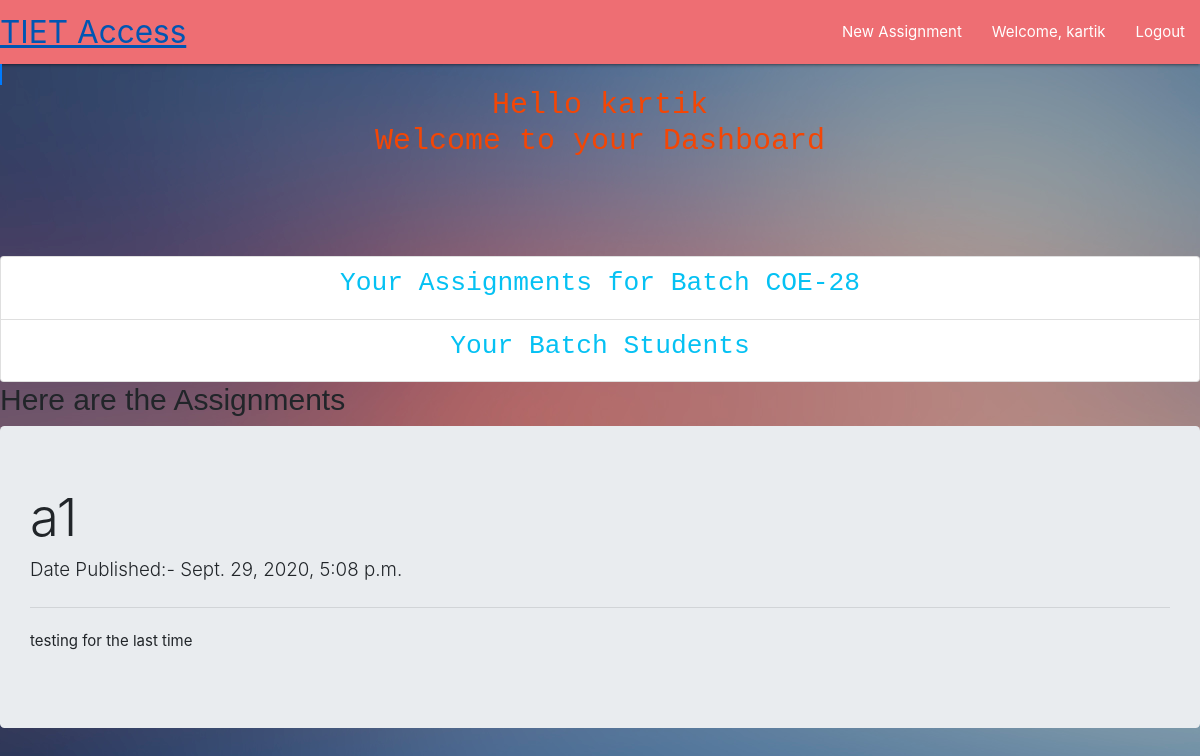
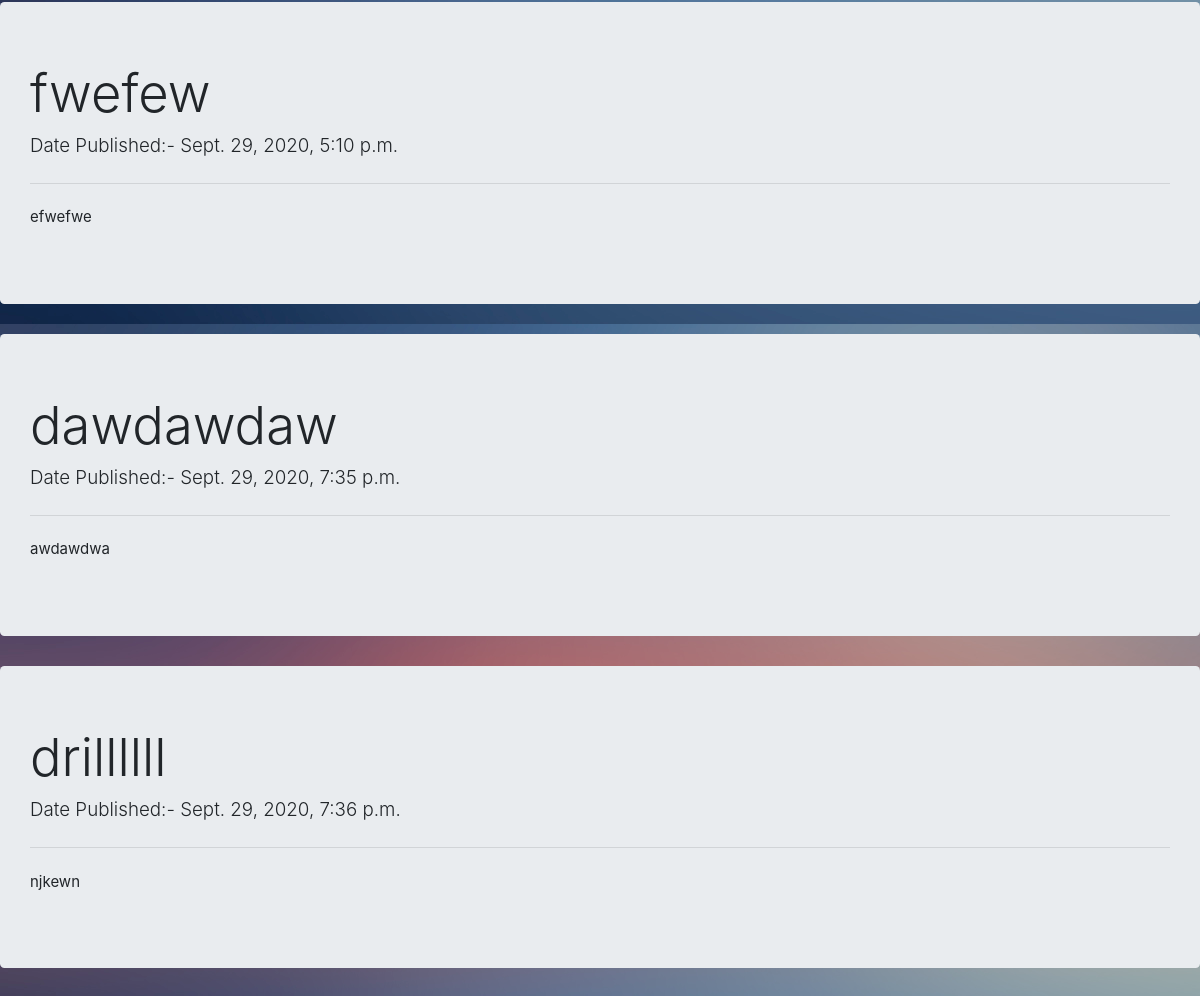
/user/dashboard/assignments/ (signed in), run on the app's committed database (2 pictures, top to bottom).
### user/models.py (models this page shows, shortened)
class Profile(models.Model):
    user = models.OneToOneField(User, on_delete=models.CASCADE)
    role = models.PositiveSmallIntegerField(choices=choice, null=True, blank=True)
    batch=models.ForeignKey(Batch, on_delete=models.CASCADE, null=True)

class Batch(models.Model):
	batch=models.PositiveSmallIntegerField(choices=BATCH_CHOICE, null=True,blank=True,unique=True)
	def __str__(self):
		return f'{self.batch}'

### entries/models.py (models this page shows, shortened)
class Assignment(models.Model):
	Assignment_Name=models.CharField(max_length=100)
	Date_Published=models.DateTimeField(auto_now_add=True)
	user=models.ForeignKey(User, on_delete=models.CASCADE, null=True,related_name='assignments')
	upload = models.FileField(upload_to='assignments/', null=True, default="No file uploaded")
	Assignment_Content=models.CharField(max_length=10000)
	Course_Title = models.CharField(max_length=255, default='')
	Course_Code=models.CharField(max_length=8,default='')
	Due_Date = models.DateField(default=now, editable=True)
	Batch = models.CharField(max_length=6,default='')
	class Meta:
		verbose_name_plural="Assignments"

### user/views.py (the view)
# urls.py: path('dashboard/assignments/',assign,name='assign'),
def assign(request):
	logged_in_user=request.user
	assignments=Assignment.objects.filter(user=logged_in_user)
	context={'assignments':assignments}
	return render(request,'assign.html',context=context)

### entries/templates/assign.html
 {% include "teacher_dashboard.html"%}
  {% block content %}
  <h2 style="font-family: Comic Sans MS, cursive, sans-serif";>Here are the Assignments
  </h2>
    {% for ass in assignments %}
<div class="jumbotron">
  <h1 class="display-4">{{ass.Assignment_Name}}</h1>
  <p class="lead">Date Published:- {{ass.Date_Published}}</p>
  <hr class="my-4">
  <p>{{ass.Assignment_Content}}</p>
</div>
  {% endfor%}
  {% endblock%}

### entries/templates/teacher_dashboard.html
  {% extends "base.html" %}
  {% block content %}
  <span class="border border-primary"></span>
 <center> <h2 style= "font-family: Courier New, Courier, monospace;color: #f34605 "; >Hello {{user.username}}
 	<br>
 Welcome to your Dashboard</h2>
 	<br><br><br><br>
 	<div class="list-group">
  <a href="http://127.0.0.1:8000/user/dashboard/assignments" class="list-group-item list-group-item-action"><h3 style= "font-family: Courier New, Courier, monospace;color: #05c1f3";>Your Assignments for Batch COE-{{user.profile.batch}}</h3></a>
  <a href="http://127.0.0.1:8000/user/dashboard/mybatch" class="list-group-item list-group-item-action"><h3 style= "font-family: Courier New, Courier, monospace;color: #05c1f3";>  Your Batch Students</h3></a>
</div>
</center>
</body>
    {% endblock %}

### entries/templates/base.html (shortened to what this page needs)
{% load static %}
{% load staticfiles %}
<!DOCTYPE html>
<head>
    <link rel="stylesheet" href="https://cdnjs.cloudflare.com/ajax/libs/materialize/1.0.0/css/materialize.min.css">
    <link rel="stylesheet" href="https://stackpath.bootstrapcdn.com/bootstrap/4.5.2/css/bootstrap.min.css">
</head>
<body background="{% static 'images/bg.jpg'%}">
  {% if user.is_authenticated %}
  {% if user.profile.role == 2 %}
  <nav>
    <div class="nav-wrapper">
      <a href="/" class="brand-logo">TIET Access</a>
      <ul id="nav-mobile" class="right hide-on-med-and-down">
        <li><a href="/create_assignment/">New Assignment</a></li>
          <li><a href="/user/dashboard">Welcome, {{user.username}}</a></li>
        <li><a href="/user/logout">Logout</a></li>
      </ul>
    </div>
    </nav>
    {% endif %}
    {% endif %}
{% block content %} {% endblock %}
</body>

### data on the page
Assignment: Assignment_Name "a1", Date_Published "Sept. 29, 2020, 5:08 p.m.", Assignment_Content "testing for the last time"
Assignment: Assignment_Name "fwefew", Date_Published "Sept. 29, 2020, 5:10 p.m.", Assignment_Content "efwefwe"
Assignment: Assignment_Name "dawdawdaw", Date_Published "Sept. 29, 2020, 7:35 p.m.", Assignment_Content "awdawdwa"
Assignment: Assignment_Name "drillllll", Date_Published "Sept. 29, 2020, 7:36 p.m.", Assignment_Content "njkewn"

### other printed values
{{ user.username }} "kartik"
{{ user.profile.batch }} "28"
